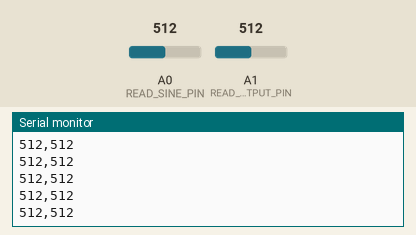
Recording of a sketch running on a simulated Arduino Uno, built with avr-gcc and run on an emulated ATmega328P. Parts: the last lines printed to the serial monitor. The inputs (shaded band) are chosen by the test bench; at power-on: A0 (READ_SINE_PIN) = 512, A1 (READ_OUTPUT_PIN) = 512.

Above: at 1.2 s.
1.3 s: A0 (READ_SINE_PIN) set to 716
At 2.3 s:
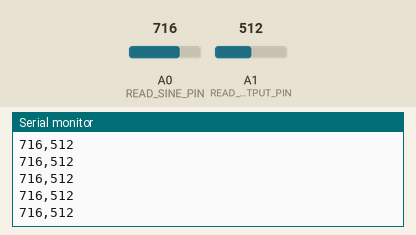
2.8 s: A1 (READ_OUTPUT_PIN) set to 716
At 3.6 s:
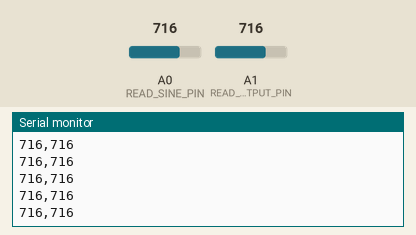
4.3 s: A0 (READ_SINE_PIN) set to 900
At 5.1 s:
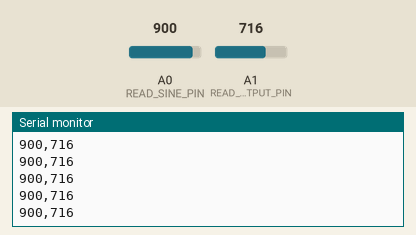
5.8 s: A1 (READ_OUTPUT_PIN) set to 900
At 6.5 s:
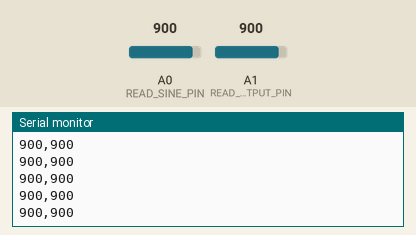
Timing chart, 0 to 8.3 s (numbered marks = the images above; inputs shaded):
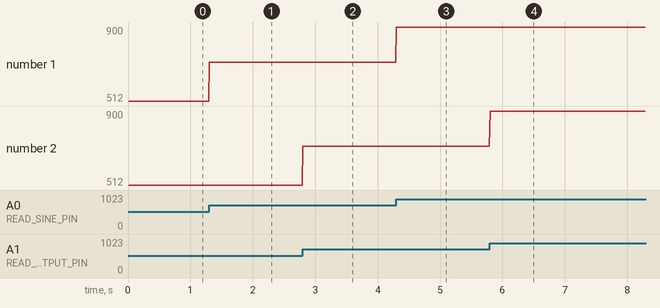

Measured:
- after the input at 1.3 s, the serial monitor: prints a new line at once (image 1)
- after the input at 2.8 s, the serial monitor: prints a new line at once (image 2)
- after the input at 4.3 s, the serial monitor: prints a new line at once (image 3)
- after the input at 5.8 s, the serial monitor: prints a new line at once (image 4)
- plotted number 1: 512 → 716 after the input at 1.3 s, 716 → 900 after the input at 4.3 s

The sketch:

_02_LM741_amplifier_02.ino
```cpp
// (licence header left out)
/*
  Comparator741
  Uses an Arduino to test LM741 comparator behaviour and plot the results with processing
  For info and circuit diagrams see https://github.com/tardate/LittleArduinoProjects/tree/master/Electronics101/Comparator741
*/

#include <FlexiTimer2.h>                // use timer for sampling to get even time base for data

const int READ_SINE_PIN = A0;
const int READ_OUTPUT_PIN = A1;


int inverted_value = 0;

void setup() {
  Serial.begin(115200);                 // initialize serial communications (to match that used by PlotNValues.pde)

  FlexiTimer2::set(10, sample);
  FlexiTimer2::start();
}

void loop() {
 //wait interruption
}

// sample values and pipe to processing
void sample() {
  String result = "";
  Serial.println(result + analogRead(READ_SINE_PIN) + "," + analogRead(READ_OUTPUT_PIN));
}
```
